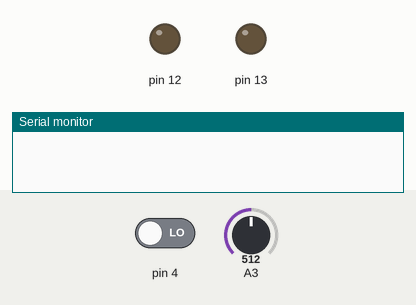
Bench run of a sketch on a simulated Arduino Uno, built with avr-gcc and run on an emulated ATmega328P. Shown: output pins drawn as LEDs (lit = HIGH), the last lines printed to the serial monitor. The inputs (shaded band) are chosen by the test bench; at power-on: pin 4 LOW, A3 = 512.

Above: at 1.2 s.
1.3 s: pin 4 driven HIGH
At 2.5 s:
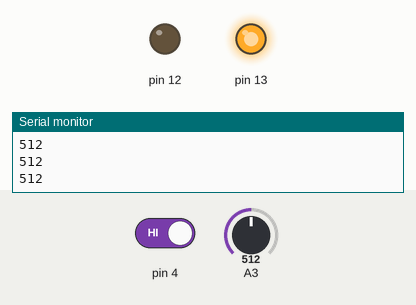
2.8 s: A3 set to 524
At 3.9 s:
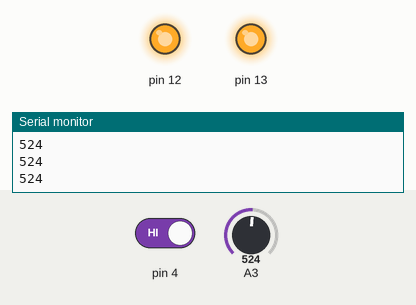
4.3 s: pin 4 driven LOW
At 4.8 s:
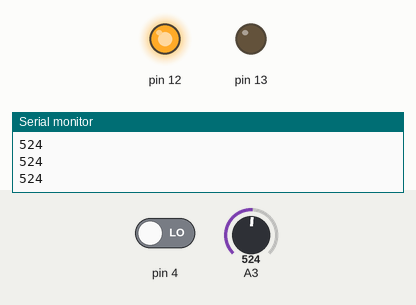
Timing chart, 0 to 7.3 s (numbered marks = the images above; inputs shaded):
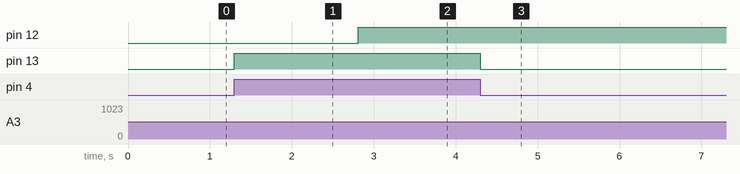

Measured:
- the behaviour switches between 512 and 513 on A3 (found by bisection; images 1 and 2)
- after the input at 1.3 s, pin 13: LOW → HIGH at once
- after the input at 2.8 s, pin 12: LOW → HIGH at once
- after the input at 4.3 s, pin 13: HIGH → LOW at once

The sketch:

lightActivatedSwitch.ino
```cpp
int ldrValue=0;
const byte ldrPin = 3;
void setup() {
  // put your setup code here, to run once:
  DDRB |= (1<<PB5) | (1<<PB4);
  DDRD = 0;
  Serial.begin(9600);
}

int readADC(uint8_t channelToUse){
  int val=0;
  ADCSRA = 0;
  ADCSRB = 0;
  ADMUX = channelToUse;
  ADMUX |= (1<<REFS0);  // AVcc ref
  ADMUX |= (1<<ADLAR);
  ADCSRA |= (1<<ADPS2) | (1<<ADPS1) | (ADPS0); // 128 prescaler
  ADCSRA |= (1<<ADEN);
  ADCSRA |= (1<<ADSC);

  while(ADCSRA & (1<<ADSC));
  val |= (ADCL >> 6);
  val |= (ADCH << 2);

  return val;

}
void loop() {

  // put your main code here, to run repeatedly:
  if((PIND & (1<<4)) >>4){
    PORTB |= (1<<PB5);
    ldrValue = readADC(ldrPin);
    Serial.println(ldrValue);
  }
  else{
    PORTB &= ~(1<<PB5);
  }
  if(ldrValue > 512){
    PORTB |= (1<<PB4);
  }
  else{
    PORTB &= ~(1<<PB4);
  }
}
```
